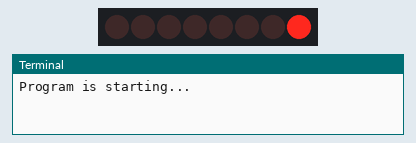
A program run on a simulated Raspberry Pi (header pin numbers). Shown: 8 shift-register outputs drawn as a row of LEDs (first output left, lit = HIGH), the last lines printed to the terminal.

Above: at 0.25 s.
At 0.65 s:
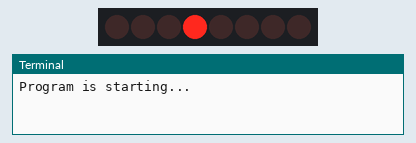
At 1.0 s:
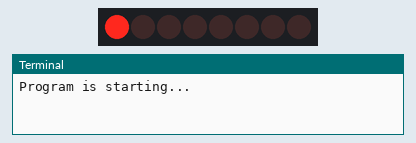
At 2.0 s:
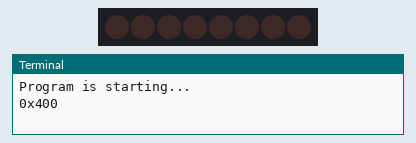
At 3.25 s:
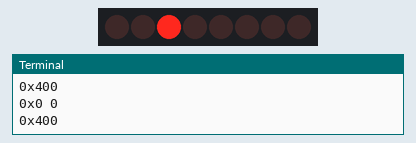
At 4.45 s:
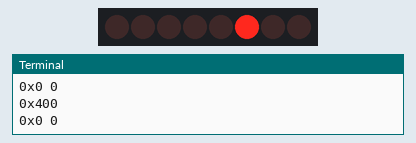
Timing chart, 0 to 4.8 s (numbered marks = the images above):
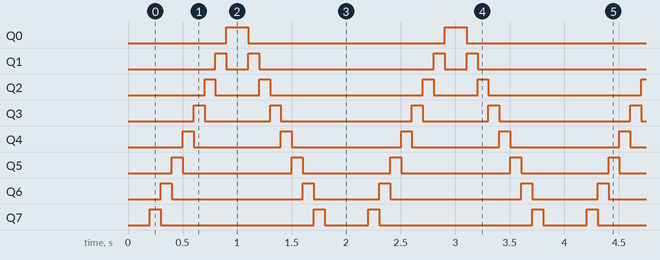

Measured:
- by itself, Q0: alternates HIGH for 0.20 s and LOW for 1.8 s
- by itself, Q1: repeats every 2.0 s: LOW 0.20 s, HIGH 0.10 s, LOW 1.6 s, HIGH 0.10 s
- by itself, Q2: repeats every 2.0 s: LOW 0.40 s, HIGH 0.10 s, LOW 1.4 s, HIGH 0.10 s
- by itself, Q3: repeats every 2.0 s: LOW 0.60 s, HIGH 0.10 s, LOW 1.2 s, HIGH 0.10 s
- by itself, Q4: repeats every 2.0 s: LOW 0.80 s, HIGH 0.10 s, LOW 1.0 s, HIGH 0.10 s
- by itself, Q5: repeats every 2.0 s: LOW 1.0 s, HIGH 0.10 s, LOW 0.80 s, HIGH 0.10 s
- by itself, Q6: repeats every 2.0 s: LOW 1.2 s, HIGH 0.10 s, LOW 0.60 s, HIGH 0.10 s
- by itself, Q7: repeats every 2.0 s: LOW 1.4 s, HIGH 0.10 s, LOW 0.40 s, HIGH 0.10 s

The program:

FlowingLight02.py
```python
#!/usr/bin/env python3
#############################################################################
# Filename    : FlowingLight02.py
# Description : Control LED with 74HC595
# Author      : www.freenove.com
# modification: 2021/1/1
########################################################################
import RPi.GPIO as GPIO
import time
# Defines the data bit that is transmitted preferentially in the shiftOut function.
LSBFIRST = 1
MSBFIRST = 2
# define the pins for 74HC595
dataPin   = 15      # DS Pin of 74HC595(Pin14)
latchPin  = 13      # ST_CP Pin of 74HC595(Pin12)
clockPin = 11       # CH_CP Pin of 74HC595(Pin11)

def setup():
    GPIO.setmode(GPIO.BOARD)    # use PHYSICAL GPIO Numbering
    GPIO.setup(dataPin, GPIO.OUT) # set pin to OUTPUT mode
    GPIO.setup(latchPin, GPIO.OUT)
    GPIO.setup(clockPin, GPIO.OUT)

# shiftOut function, use bit serial transmission.
def shiftOut(dPin,cPin,order,val):
    for i in range(0,10):
        GPIO.output(cPin,GPIO.LOW);
        if(order == LSBFIRST):
            GPIO.output(dPin,(0x01&(val>>i)==0x01) and GPIO.HIGH or GPIO.LOW)
        elif(order == MSBFIRST):
            GPIO.output(dPin,(0x80&(val<<i)==0x80) and GPIO.HIGH or GPIO.LOW)
        GPIO.output(cPin,GPIO.HIGH);

def loop():
    while True:
        x=0x0001
        for i in range(0,10):
            GPIO.output(latchPin,GPIO.LOW)  # Output low level to latchPin
            shiftOut(dataPin,clockPin,LSBFIRST,x) # Send serial data to 74HC595
            GPIO.output(latchPin,GPIO.HIGH) # Output high level to latchPin, and 74HC595 will update the data to the parallel output port.
            x<<=1 # make the variable move one bit to left once, then the bright LED move one step to the left once.
            time.sleep(0.1)
        print(hex(x))
        x=0x0200
        for i in range(0,10):
            GPIO.output(latchPin,GPIO.LOW)
            shiftOut(dataPin,clockPin,LSBFIRST,x)
            GPIO.output(latchPin,GPIO.HIGH)
            x>>=1
            time.sleep(0.1)
        print(hex(x),int(x))


def destroy():
    GPIO.cleanup()

if __name__ == '__main__': # Program entrance
    print ('Program is starting...' )
    setup()
    try:
        loop()
    except KeyboardInterrupt:  # Press ctrl-c to end the program.
        destroy()
```
